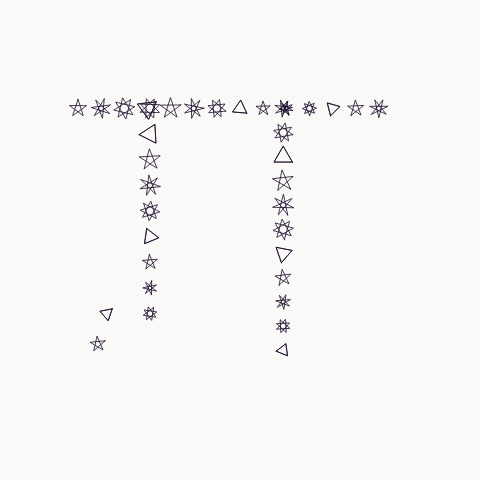
Frame 1 (no input)
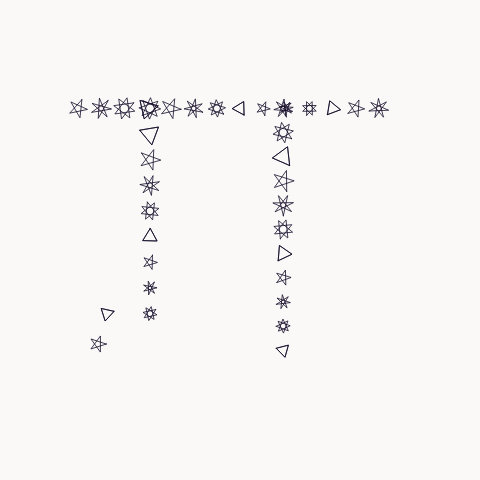
Frame 60 (no input)
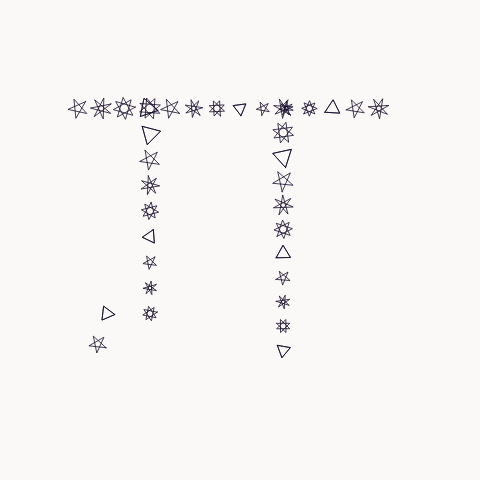
Frame 120 (the mouse pressed at the canvas centre since frame 60)

The p5.js sketch that drew these frames (run headless with seeded random() and noise() and a simulated clock; from frame 60 on, the mouse is pressed at the canvas centre):

// p5.js sketch
// ── sketch.js
// ETOILES REGULIERES
// GENUARY PROMPT 17 = What happens if pi=4?


const PI4 = 4;         // notre π alternatif
const PI  = Math.PI;   // le vrai, pour tracer les étoiles elles-mêmes

// Strokes de la lettre π avec pi=4 (coordonnées normalisées)
const STROKES = [
  [[0.05,0.18],[0.95,0.18]],                              // barre du haut
  [[0.25,0.18],[0.25,0.72],[0.13,0.72],[0.08,0.88]],     // jambe gauche + coude droit
  [[0.62,0.18],[0.62,0.88]],                              // jambe droite
];

const STAR_CFGS = [{K:5,H:2},{K:7,H:3},{K:8,H:3},{K:6,H:2}];
let points = [], angle = 0;

function setup() {
  createCanvas(480, 480);
  noFill();

  // Interpoler des points équidistants sur chaque stroke
  const OX=60, OY=40, SW=360, SH=380, STEP=22;
  STROKES.forEach(stroke => {
    for (let i = 0; i < stroke.length-1; i++) {
      let [x0,y0] = stroke[i], [x1,y1] = stroke[i+1];
      let dx=x1-x0, dy=y1-y0, len=sqrt(dx*dx+dy*dy);
      let n = max(1, floor(len*SW/STEP));
      for (let j=0; j<n; j++) {
        let f = j/n;
        points.push({
          x: OX+(x0+dx*f)*SW,
          y: OY+(y0+dy*f)*SH,
          cfg: STAR_CFGS[points.length % STAR_CFGS.length]
        });
      }
    }
  });
}

function starShape(cx, cy, K, H, R, ang) {
  beginShape();
  for (let I = 0; I <= K; I++) {
    let a = 2*I*H*PI/K + ang - PI/2;
    vertex(cx + R*cos(a), cy + R*sin(a));
  }
  endShape(CLOSE);
}

function draw() {
  angle += 0.007;
  background(250, 249, 247);
  stroke(20, 10, 40, 200);
  strokeWeight(1);

  points.forEach((pt, i) => {
    let R = 9 + 2*sin(angle*0.7 + i*0.5);
    starShape(pt.x, pt.y, pt.cfg.K, pt.cfg.H, R, angle + i*0.31);
  });
}
